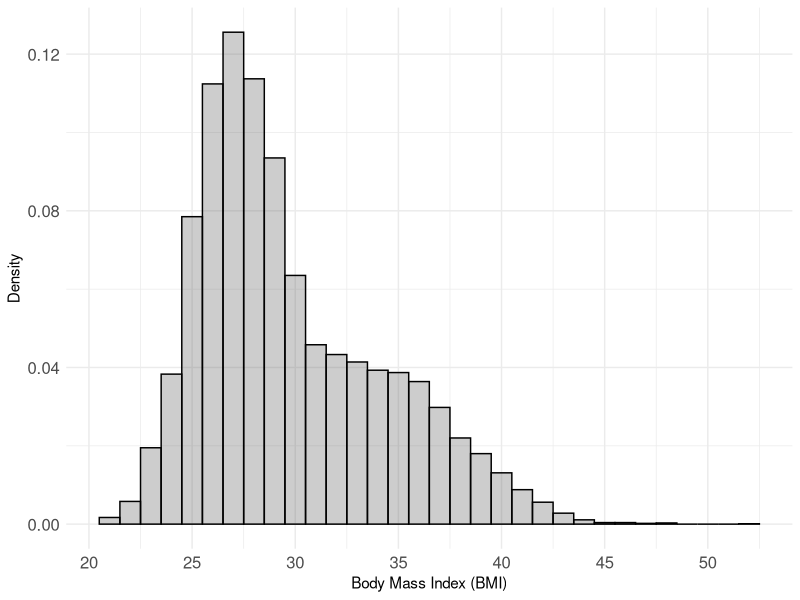
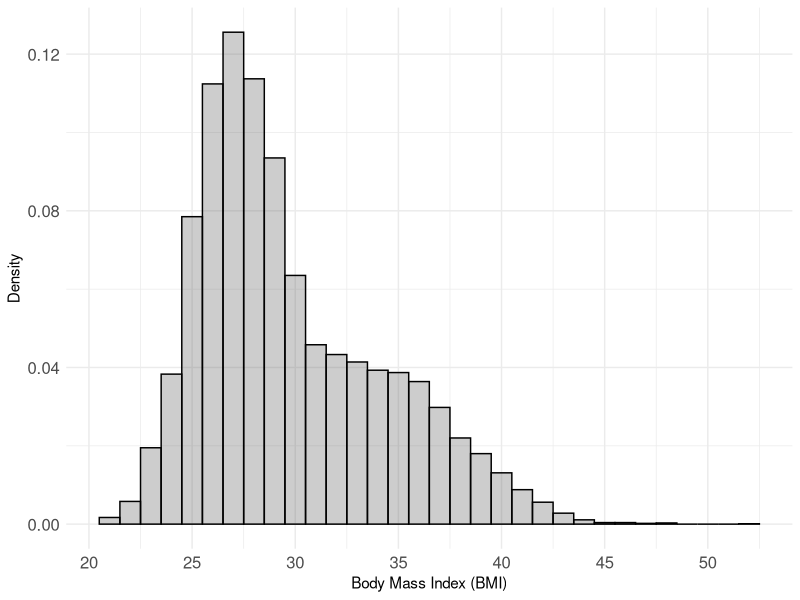
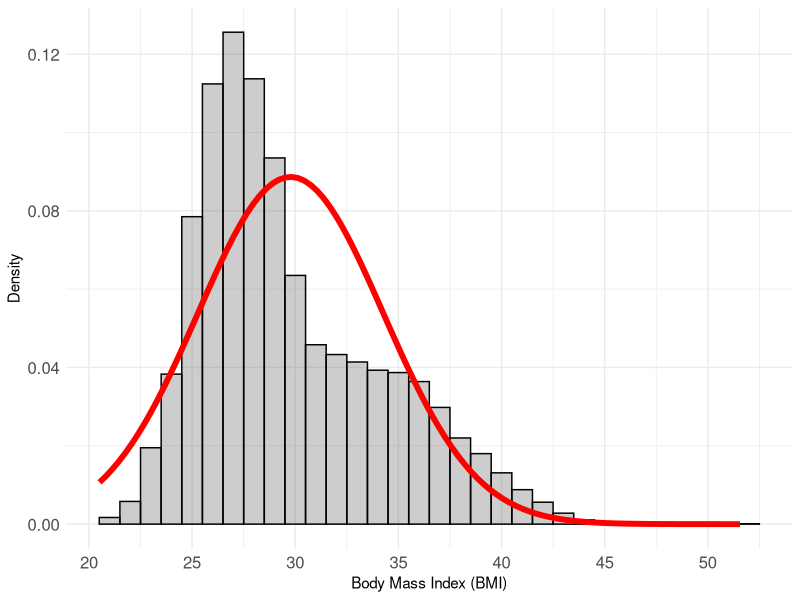
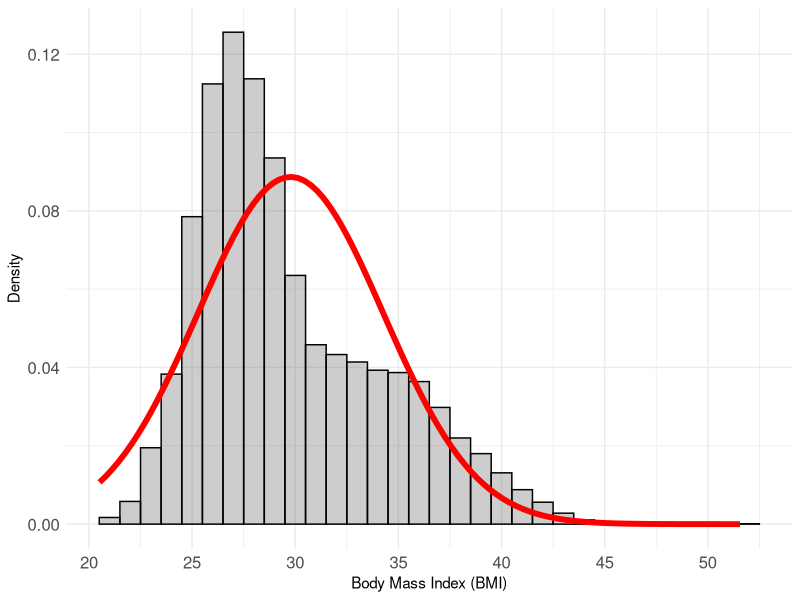
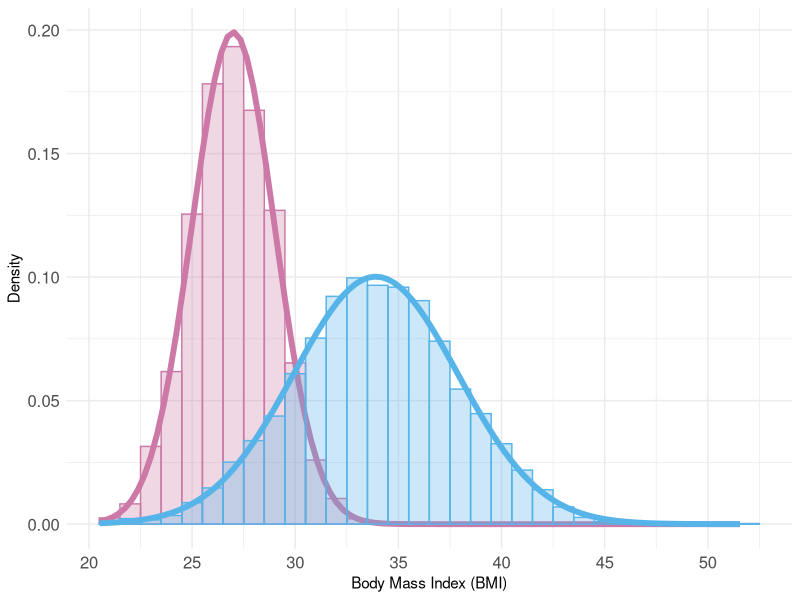
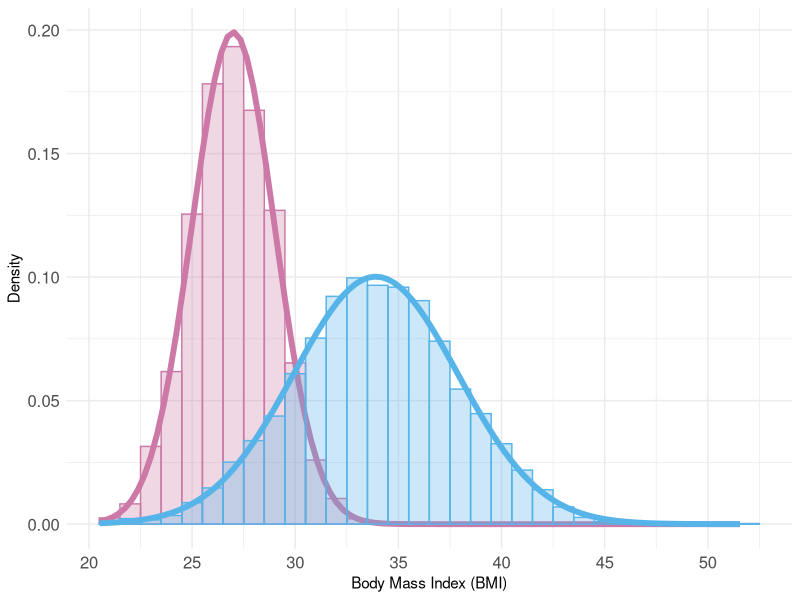

These charts were generated, in order, by the following R code:
#1_motviation_example.R
library(tidyverse)

m1 = 27
s1 = 2
m2 = 34
s2 = 4

n = 10000
eta = 0.6

z = sample(1:2,size=n,prob=c(eta,1-eta),replace=T)

y.mix = (z==1)*rnorm(n,m1,s1) + (z==2)*rnorm(n,m2,s2)

dat = tibble(z=factor(z),y=y.mix)


#overall distribution, no classification
ggplot(dat, aes(y)) + 
  geom_histogram(aes(y = stat(density)),binwidth=1,alpha = 0.3,colour='black') + theme_minimal()+
  scale_x_continuous('Body Mass Index (BMI)',breaks=seq(15,50,5))+
  scale_y_continuous('Density')+theme(axis.text = element_text(size=12))

ggsave("figures/motivation.null.png", width = 20, height = 20, units = "cm")
invisible(dev.off())

ggplot(dat, aes(y)) + 
  geom_histogram(aes(y = stat(density)),binwidth=1,alpha = 0.3,colour='black') + 
  stat_function(
    fun = dnorm, 
    args = list(mean = mean(dat$y), sd = sd(dat$y)), 
    lwd = 2, 
    col = 'red'
  )+
  theme_minimal()+
  scale_x_continuous('Body Mass Index (BMI)',breaks=seq(15,50,5))+
  scale_y_continuous('Density')+theme(axis.text = element_text(size=12))

ggsave("figures/motivation.null.singledist.png", width = 20, height = 20, units = "cm")
invisible(dev.off())


#known classification
ggplot(dat, aes(y)) + 
  geom_histogram(data = filter(dat,z=='1'), aes(y = stat(density)),fill = "#CC79A7", alpha = 0.3,binwidth=1,colour="#CC79A7") +
  stat_function(
    fun = dnorm, 
    args = list(mean = mean(filter(dat,z=='1')$y), sd = sd(filter(dat,z=='1')$y)), 
    lwd = 2, 
    col = "#CC79A7"
  )+ 
  geom_histogram(data = filter(dat,z=='2'), aes(y = stat(density)),fill = "#56B4E9", alpha = 0.3,binwidth=1,colour="#56B4E9") +
  stat_function(
    fun = dnorm, 
    args = list(mean = mean(filter(dat,z=='2')$y), sd = sd(filter(dat,z=='2')$y)), 
    lwd = 2, 
    col = "#56B4E9"
  )+   
  theme_minimal()+
  scale_x_continuous('Body Mass Index (BMI)',breaks=seq(15,50,5))+
  scale_y_continuous('Density')+theme(axis.text = element_text(size=12))
ggsave("figures/motivation.z.png", width = 20, height = 20, units = "cm")
invisible(dev.off())
